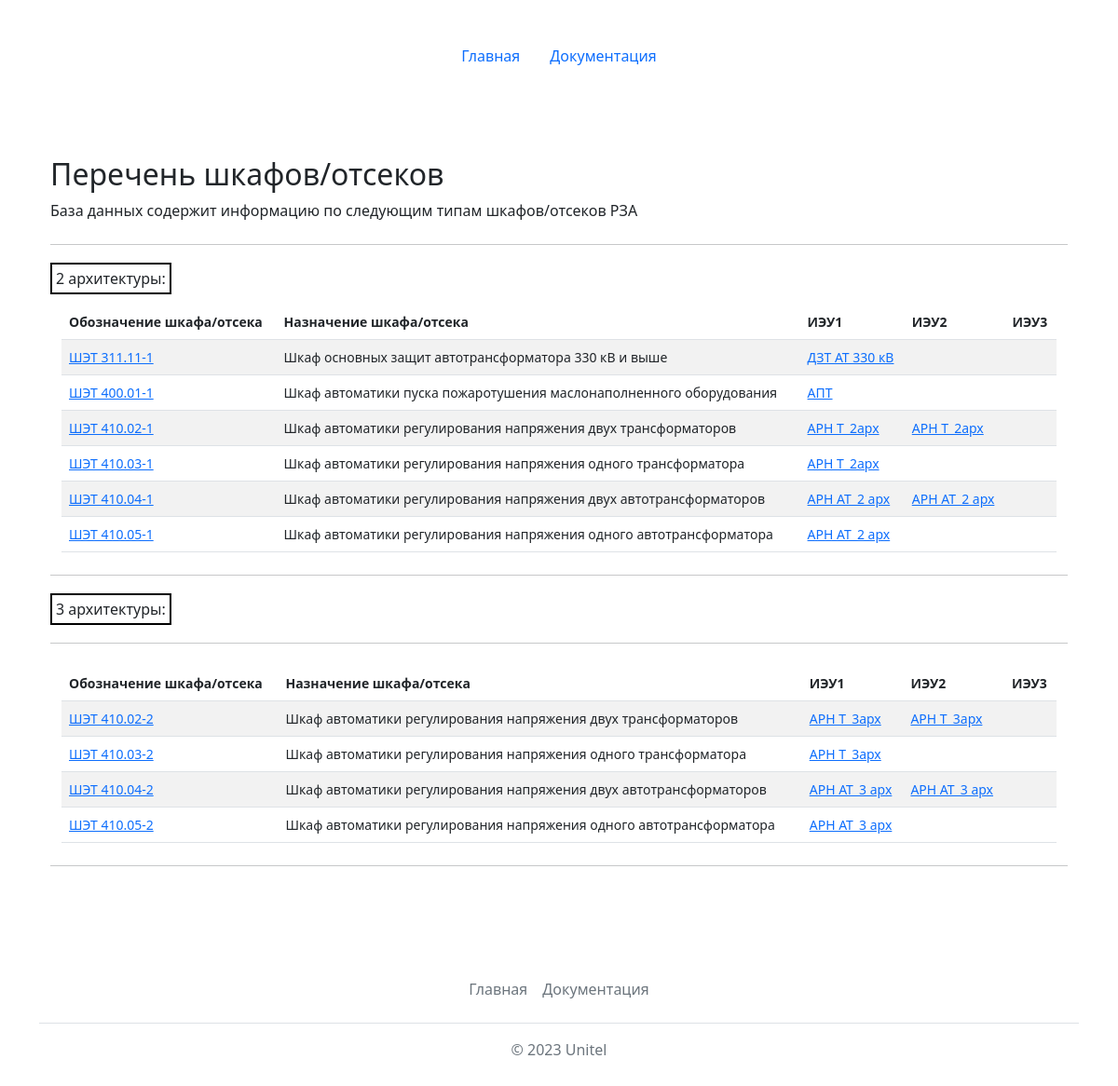
The page /reports/ on the database its author committed.
### mainapp/models.py (models this page shows, shortened)
class Cabinets(models.Model):
    name = models.CharField(max_length=64, verbose_name='Обозначение шкафа', primary_key=True)
    terminal1 = models.ForeignKey(Terminals, related_name='ied1_set', on_delete=models.PROTECT, verbose_name='ИЭУ1', max_length=64, null=True)
    terminal2 = models.ForeignKey(Terminals, related_name='ied2_set', on_delete=models.PROTECT, verbose_name='ИЭУ2', max_length=64, blank=True, null=True)
    terminal3 = models.ForeignKey(Terminals, related_name='ied3_set', on_delete=models.PROTECT, verbose_name='ИЭУ3', max_length=64, blank=True, null=True)
    description = models.TextField(max_length=1024, verbose_name='Назначение шкафа')
    class Meta:
        verbose_name = 'Шкаф'
        verbose_name_plural = 'Шкафы'
        ordering = ['name']
    @property
    def get_terminal2(self):
        if self.terminal2:
            return self.terminal2
        else:
            return ""
    @property
    def get_terminal3(self):
        if self.terminal3:
            return self.terminal3
        else:
            return ""

class Terminals(models.Model):
    id = models.AutoField(primary_key=True)
    name = models.CharField(max_length=64, verbose_name='Обозначение ИЭУ', unique=True)
    description = models.TextField(max_length=1024, blank=True, verbose_name='Назначение ИЭУ')
    def __str__(self):
        return str(self.name)
    class Meta:
        verbose_name = 'ИЭУ'
        verbose_name_plural = 'ИЭУ'
        ordering = ['name']

### mainapp/views.py (the view)
# urls.py: path('reports/', views.reports),
def reports(request):
    cabinets = Cabinets.objects.all()
    cabinets = cabinets.order_by('name')
    cabinets1 = list() # шкафы 1 архитектуры
    cabinets2 = list() # шкафы 2 архитектуры
    for cabinet in cabinets:
        if cabinet.name[-1] =='1':
            cabinets1.append(cabinet)
        else:
            cabinets2.append(cabinet)
    return render(request, 'mainapp/reports.html', {'cabinets1': cabinets1, 'cabinets2': cabinets2, 'activeMain': '', 'activeHelp': '', 'title': 'Перечень шкафов / отсеков'})

### templates/mainapp/reports.html
{% extends 'base.html' %}
{% block content %}
<main class="container py-5">
    {% if cabinets1 and cabinets2 %}
    <h2 class="mt-4">Перечень шкафов/отсеков</h2>
    <p>База данных содержит информацию по следующим типам шкафов/отсеков РЗА</p>
    <hr class="my-4">
    <p><span style="border: 2px solid #000000; padding:4px;">2 архитектуры:</span></p>
    <div class="container small">
        <table class="table table-striped">
                <thead>
                    <tr>
                      <th scope="col">Обозначение шкафа/отсека</th>
                      <th scope="col">Назначение шкафа/отсека</th>
                      <th scope="col">ИЭУ1</th>
                      <th scope="col">ИЭУ2</th>
                      <th scope="col">ИЭУ3</th>
                    </tr>
                </thead>
                <tbody>
                    {% for item in cabinets1 %}
                    <tr>
                        <td><a href="cabinet/?name={{item.name}}&type=cabinet">{{item.name}}</a></td>
                        <td>{{item.description}}</td>
                        <td><a href="show/?name={{item.terminal1}}&type=ied">{{item.terminal1}}</a></td>
                        <td><a href="show/?name={{item.terminal2}}&type=ied">{{item.get_terminal2}}</a></td>
                        <td><a href="show/?name={{item.terminal3}}&type=ied">{{item.get_terminal3}}</a></td>
                    </tr>
                {% endfor %}
                </tbody>
        </table>
    </div>
    <hr class="my-4">
    <p><span style="border: 2px solid #000000; padding:4px;">3 архитектуры:</span></p>
    <hr class="my-4">
    <div class="container small">
        <table class="table table-striped">
                <thead>
                    <tr>
                      <th scope="col">Обозначение шкафа/отсека</th>
                      <th scope="col">Назначение шкафа/отсека</th>
                      <th scope="col">ИЭУ1</th>
                      <th scope="col">ИЭУ2</th>
                      <th scope="col">ИЭУ3</th>
                    </tr>
                </thead>
                <tbody>
                    {% for item in cabinets2 %}
                    <tr>
                        <td><a href="cabinet/?name={{item.name}}&type=cabinet">{{item.name}}</a></td>
                        <td>{{item.description}}</td>
                        <td><a href="show/?name={{item.terminal1}}&type=ied">{{item.terminal1}}</a></td>
                        <td><a href="show/?name={{item.terminal2}}&type=ied">{{item.get_terminal2}}</a></td>
                        <td><a href="show/?name={{item.terminal3}}&type=ied">{{item.get_terminal3}}</a></td>
                    </tr>
                {% endfor %}
                </tbody>
        </table>
    </div>
    <hr class="my-4">
    {% else %}
    <h2 class="mt-4">В базе данных нет шкафов :(</h2>
    {% endif %}
</main>
{% endblock %}

### rows shown on the page
Cabinets: name "ШЭТ 311.11-1", description "Шкаф основных защит автотрансформатора 330 кВ и выше", terminal1 "ДЗТ АТ 330 кВ"
Cabinets: name "ШЭТ 400.01-1", description "Шкаф автоматики пуска пожаротушения маслонаполненного оборудования", terminal1 "АПТ"
Cabinets: name "ШЭТ 410.02-1", description "Шкаф автоматики регулирования напряжения двух трансформаторов", terminal1 "АРН Т_2арх", get_terminal2 "АРН Т_2арх"
Cabinets: name "ШЭТ 410.03-1", description "Шкаф автоматики регулирования напряжения одного трансформатора", terminal1 "АРН Т_2арх"
Cabinets: name "ШЭТ 410.04-1", description "Шкаф автоматики регулирования напряжения двух автотрансформаторов", terminal1 "АРН АТ_2 арх", get_terminal2 "АРН АТ_2 арх"
Cabinets: name "ШЭТ 410.05-1", description "Шкаф автоматики регулирования напряжения одного автотрансформатора", terminal1 "АРН АТ_2 арх"
Cabinets: name "ШЭТ 410.02-2", description "Шкаф автоматики регулирования напряжения двух трансформаторов", terminal1 "АРН Т_3арх", get_terminal2 "АРН Т_3арх"
Cabinets: name "ШЭТ 410.03-2", description "Шкаф автоматики регулирования напряжения одного трансформатора", terminal1 "АРН Т_3арх"
Cabinets: name "ШЭТ 410.04-2", description "Шкаф автоматики регулирования напряжения двух автотрансформаторов", terminal1 "АРН АТ_3 арх", get_terminal2 "АРН АТ_3 арх"
Cabinets: name "ШЭТ 410.05-2", description "Шкаф автоматики регулирования напряжения одного автотрансформатора", terminal1 "АРН АТ_3 арх"
